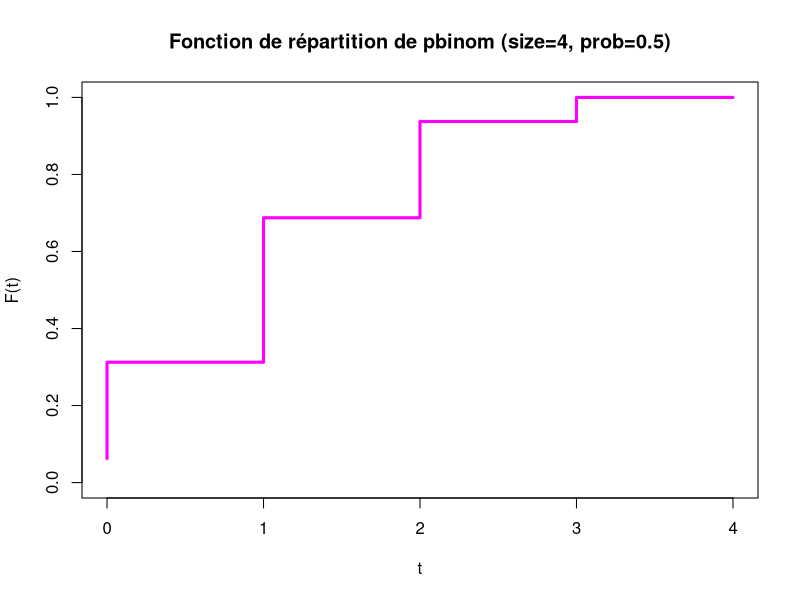
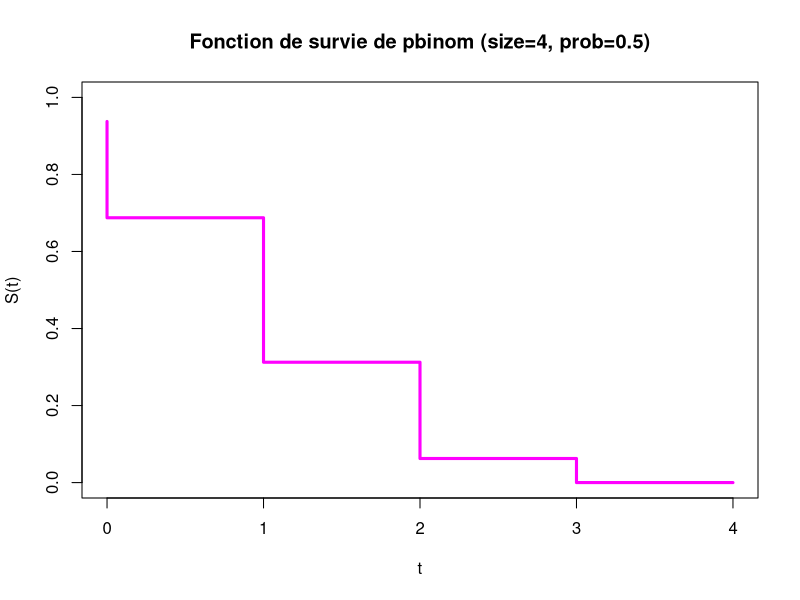
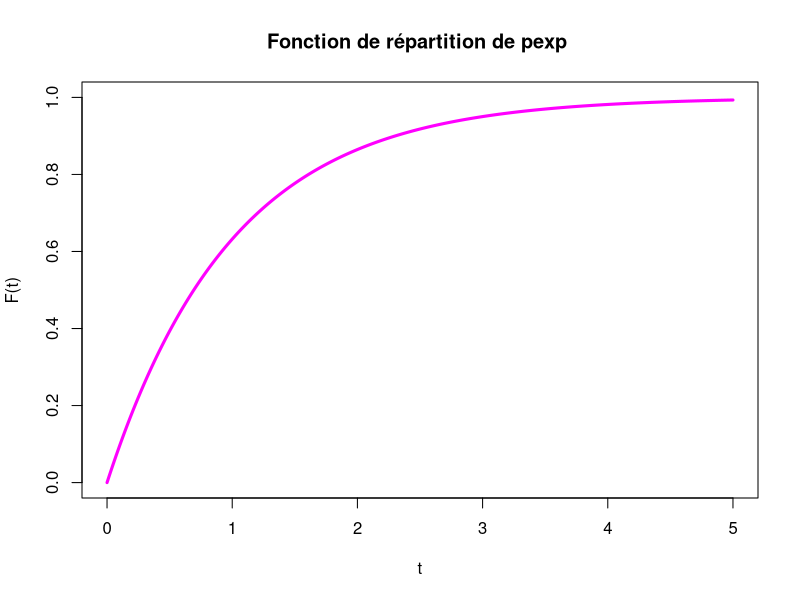
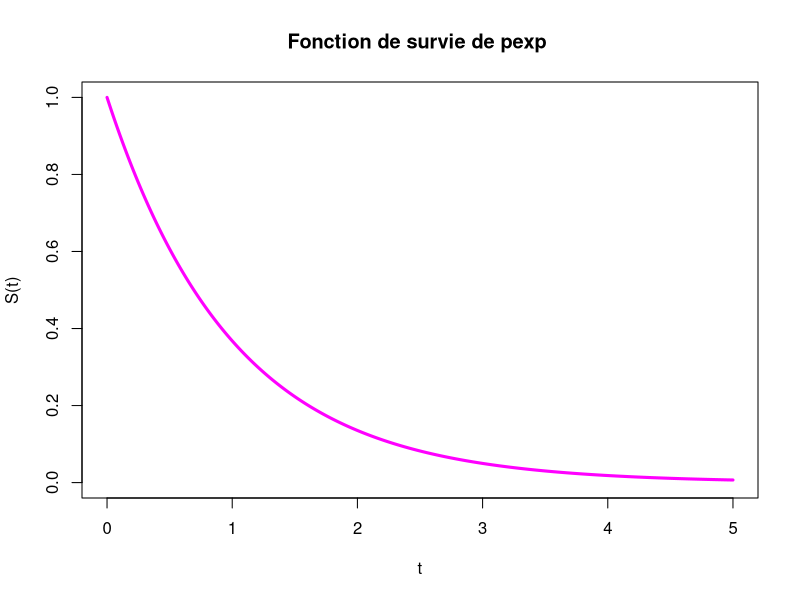
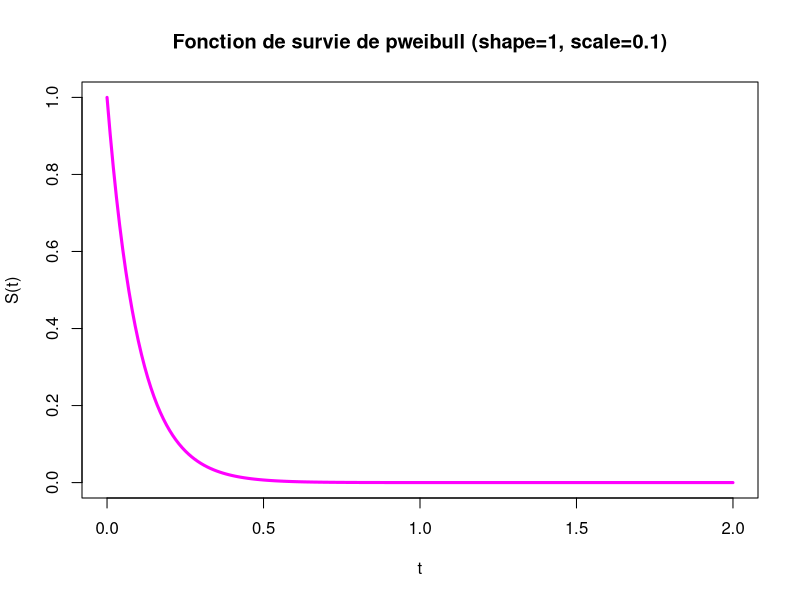
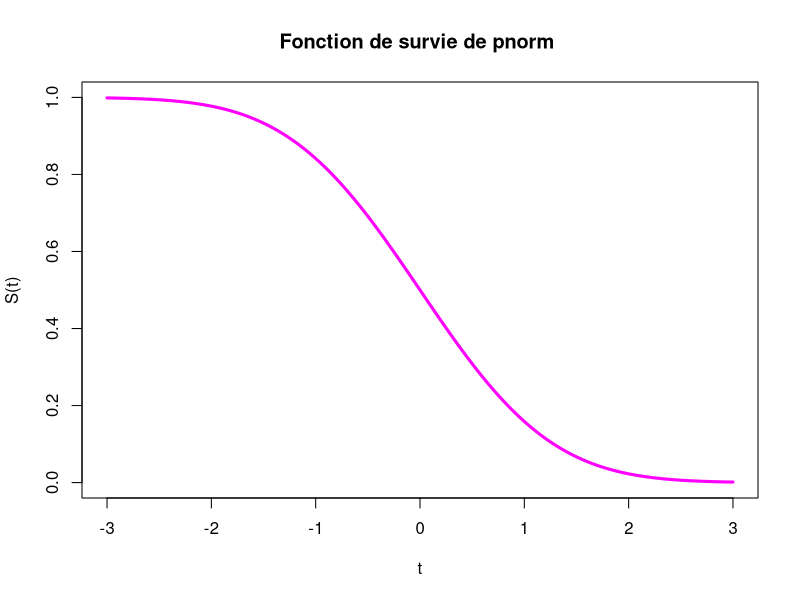
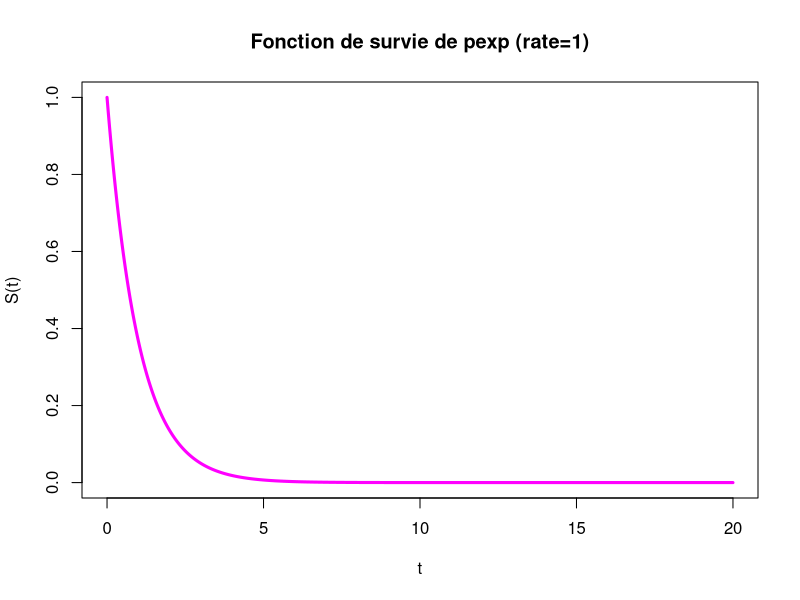
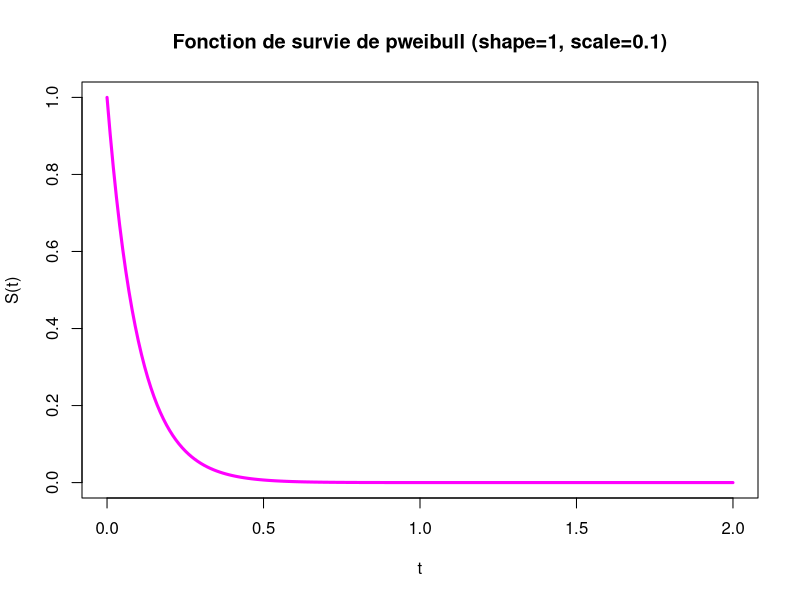

Generate these figures, in order, with R:
fonction_cumul <- function(loi, t, ...) {
  return(loi(t, ...))
}

plot_fonction_cumul <- function(loi, intervalle, type = "l", ...) {
  # Récupérer les paramètres supplémentaires
  params <- list(...)
  
  # Calcul de la fonction de répartition
  F <- fonction_cumul(loi, intervalle, ...)
  
  # Construire le titre dynamique
  titre <- paste("Fonction de répartition de",
                 deparse(substitute(loi)),
                 if (length(params) > 0) paste0("(",
                                                paste(names(params), params, sep = "=", collapse = ", "),
                                                ")"))
  
  # Tracé
  plot(intervalle, F, type = type, col = "magenta", lwd = 3,
       main = titre,
       xlab = "t", ylab = "F(t)", ylim = c(0, 1))
}


fonction_survie <- function(loi, t, ...) {
  return(1 - fonction_cumul(loi, t, ...))
}

plot_fonction_survie <- function(loi, intervalle, type = "l", ...) {
  # Récupère les paramètres supplémentaires
  params <- list(...)
  
  # Calcule la survie
  S <- fonction_survie(loi, intervalle, ...)
  
  # Construit le titre
  titre <- paste("Fonction de survie de", 
                 deparse(substitute(loi)),
                 if (length(params) > 0) paste0("(", 
                                                paste(names(params), params, sep="=", collapse=", "), 
                                                ")"))
  
  # Trace le graphe
  plot(intervalle, S, type = type, col = "magenta", lwd = 3,
       main = titre,
       xlab = "t", ylab = "S(t)", ylim = c(0, 1))
}


# Fonction cumul d'une binomial(4,0.5)
t <- seq(0, 4, 1)
plot_fonction_cumul(pbinom, t,type="S", size = 4, prob = 0.5)
plot_fonction_survie(pbinom, t,type="S", size = 4, prob = 0.5)

# Loi exponentielle de paramètre 1
t <- seq(0, 5, 0.001)
plot_fonction_cumul(pexp, t)
plot_fonction_survie(pexp, t)

# Loi Weibull shape = alpha, scale = lambda
t <- seq(0,2,0.01)
plot_fonction_survie(pweibull,t, shape=1, scale=0.1)



# Loi normale centrée réduite
t <- seq(-3, 3, 0.01)
plot_fonction_survie(pnorm, t)

# Loi exponentielle λ=2
t <- seq(0, 20, 0.01)
plot_fonction_survie(pexp, t, rate = 1)

# Loi Weibull α=1, λ=0.1
t <- seq(0, 2, 0.01)
plot_fonction_survie(pweibull, t, shape = 1, scale = 0.1)

# Loi Weibull α=0.5, λ=0.27
t <- seq(0, 2, 0.01)
plot_fonction_survie(pweibull, t, shape = 1, scale = 0.27)

# Loi Weibull α=3, λ=0.002
t <- seq(0, 20, 0.001)
plot_fonction_survie(dweibull, t, shape = 3, scale = 0.002)

plot(t, exp(-0.002*t^3),type="l")



weib_survie <- function(t, shape = 1, scale = 1){
  return (exp(-scale*t^shape))
}
weib_répartion <- function(t, shape = 1, scale = 1){
  return (1 - weib_survie(t, shape, scale))
}

plot_fonction_survie(weib_survie, t, shape = 3, scale = 0.002)
plot_fonction_survie(weib_survie, t, shape = 1, scale = 0.1)
plot_fonction_survie(weib_survie, t, shape = 0.5, scale = 0.27)
